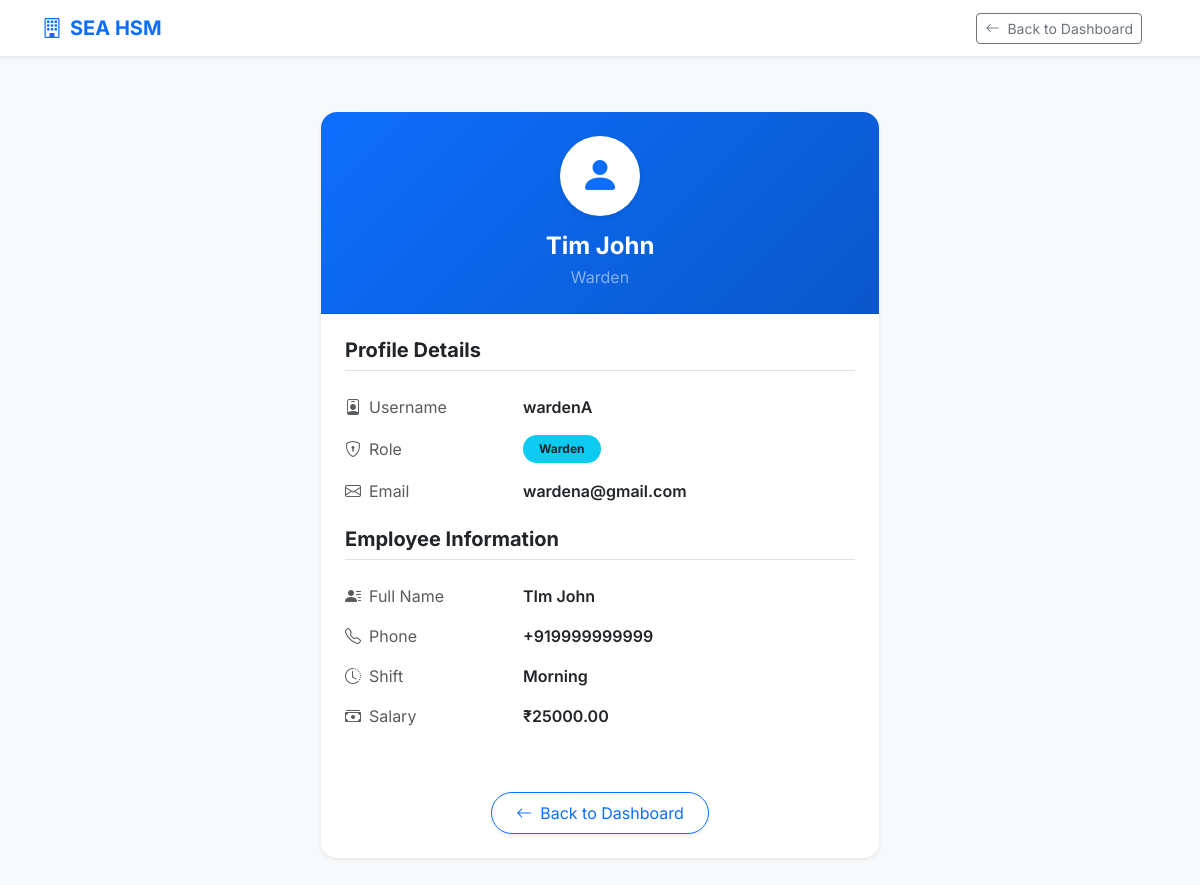
Page /profile/ (signed in) on the committed database.
### accounts/models.py (models this page shows, shortened)
class UserList(AbstractUser):
    ROLE_CHOICES = (
        ('Admin','Admin'),
        ('Warden','Warden'),
        ('Staff','Staff'),
        ('Student','Student'),
    )
    role = models.CharField(max_length=20, choices=ROLE_CHOICES)
    plain_password = models.CharField(max_length=128, null=True, blank=True)

### employee/models.py (models this page shows, shortened)
class Employee(models.Model):
    user = models.OneToOneField(UserList, on_delete=models.CASCADE, null=True, blank=True)
    name = models.CharField(max_length = 30)
    role = models.CharField(max_length = 20)
    phone = models.CharField(max_length = 14, default='+91')
    email = models.EmailField()
    salary = models.DecimalField(max_digits=10, decimal_places=2)
    shift = models.CharField(max_length = 25)
    block = models.CharField(max_length = 5, blank=True, null=True)

### accounts/views.py (the view)
# urls.py: path('profile/',views.profile_view,name='profile'),
@login_required
def profile_view(request):
    user = request.user
    employee = None
    if user.role in ['Warden', 'Staff']:
        employee = Employee.objects.filter(user=user).first()
    return render(request, 'profile.html', {
        'user': user,
        'employee': employee
    })

### accounts/templates/profile.html (shortened to what this page needs)
{% extends 'base.html' %}
{% block content %}
<div class="row justify-content-center">
    <div class="col-md-8 col-lg-6">
        <div class="card border-0 shadow-sm rounded-4 overflow-hidden mt-4">
            <div class="card-header bg-primary text-white p-4 text-center" style="background: linear-gradient(135deg, #0d6efd 0%, #0a58ca 100%);">
                <div class="mb-3">
                    <div class="bg-white text-primary rounded-circle d-inline-flex align-items-center justify-content-center shadow-sm" style="width: 80px; height: 80px; font-size: 2.5rem;">
                        <i class="bi bi-person-fill"></i>
                    </div>
                </div>
                <h4 class="mb-0 fw-bold">{{ user.employee.name|title }}</h4>
                <p class="mb-0 text-white-50 mt-1">{{ user.role }}</p>
            </div>
            <div class="card-body p-4">
                <h5 class="card-title fw-bold mb-4 border-bottom pb-2">Profile Details</h5>
                <div class="row mb-3 align-items-center">
                    <div class="col-sm-4 text-muted"><i class="bi bi-person-badge me-2"></i>Username</div>
                    <div class="col-sm-8 fw-semibold">{{ user.username }}</div>
                </div>
                <div class="row mb-3 align-items-center">
                    <div class="col-sm-4 text-muted"><i class="bi bi-shield-lock me-2"></i>Role</div>
                    <div class="col-sm-8 fw-semibold">
                        <span class="badge bg-info text-dark px-3 py-2 rounded-pill">{{ user.role }}</span>
                    </div>
                </div>
                <div class="row mb-3 align-items-center">
                    <div class="col-sm-4 text-muted"><i class="bi bi-envelope me-2"></i>Email</div>
                    <div class="col-sm-8 fw-semibold">{{ user.employee.email|default:"Not Provided" }}</div>
                </div>
                {% if employee %}
                <h5 class="card-title fw-bold mt-4 mb-4 border-bottom pb-2">Employee Information</h5>
                <div class="row mb-3 align-items-center">
                    <div class="col-sm-4 text-muted"><i class="bi bi-person-lines-fill me-2"></i>Full Name</div>
                    <div class="col-sm-8 fw-semibold">{{ employee.name }}</div>
                </div>
                <div class="row mb-3 align-items-center">
                    <div class="col-sm-4 text-muted"><i class="bi bi-telephone me-2"></i>Phone</div>
                    <div class="col-sm-8 fw-semibold">{{ employee.phone }}</div>
                </div>
                <div class="row mb-3 align-items-center">
                    <div class="col-sm-4 text-muted"><i class="bi bi-clock-history me-2"></i>Shift</div>
                    <div class="col-sm-8 fw-semibold">{{ employee.shift }}</div>
                </div>
                <div class="row mb-3 align-items-center">
                    <div class="col-sm-4 text-muted"><i class="bi bi-cash-stack me-2"></i>Salary</div>
                    <div class="col-sm-8 fw-semibold">₹{{ employee.salary }}</div>
                </div>
                {% endif %}
                <div class="mt-5 pt-3 text-center">
                    <a href="{% url 'dashboard' %}" class="btn btn-outline-primary px-4 py-2 rounded-pill shadow-sm hover-lift">
                        <i class="bi bi-arrow-left me-2"></i>Back to Dashboard
                    </a>
                </div>
            </div>
        </div>
    </div>
</div>
{% endblock %}

### accounts/templates/base.html (style rules this page uses)
body { font-family: 'Inter', sans-serif; background-color: #f8f9fa; }

### accounts/templates/profile.html (style rules this page uses)
.hover-lift { transition: transform 0.2s ease, box-shadow 0.2s ease; }

### rows in the picture
UserList: employee.name "Tim John", role "Warden", username "wardenA", employee.email "wardena@gmail.com"
Employee: name "TIm John", phone "+919999999999", shift "Morning", salary "25000.00"
